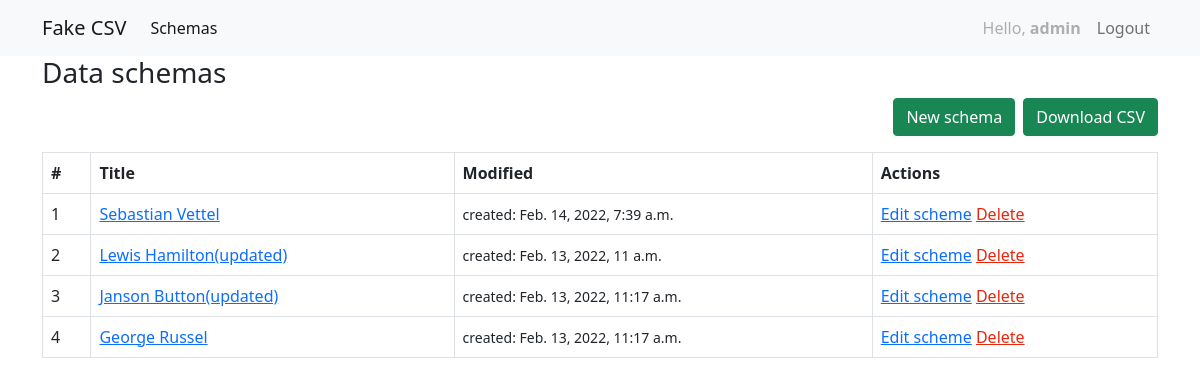
Before: / (signed in) with the older database file.
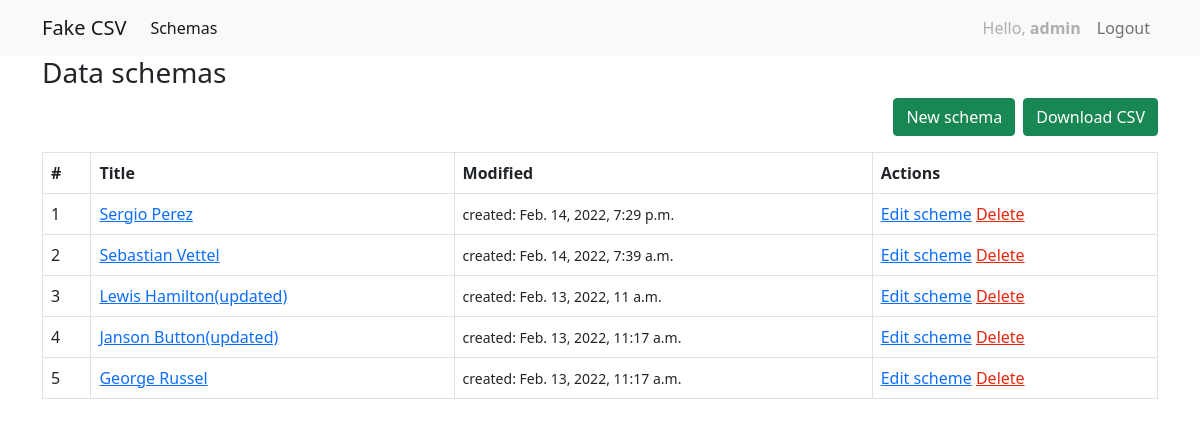
After: the same page with the newer database file.
### fake/models.py (models this page shows, shortened)
class Test(models.Model):
    user = models.ForeignKey(User, on_delete=models.CASCADE, null=True, blank=True)
    name = models.CharField(max_length=50, null=True, blank=True)
    job = models.CharField(max_length=50, null=True, blank=True)
    email = models.EmailField(null=True, blank=True)
    age = models.IntegerField(
        default=1,
        validators=[MaxValueValidator(70), MinValueValidator(16)]
     )
    company = models.CharField(
            max_length=100,
            validators=[MinLengthValidator(2, "Title must be greater than 2 characters")],
    )
    created_at = models.DateTimeField(auto_now_add=True)
    updated_at = models.DateTimeField(auto_now=True)
    class Meta:
        ordering = ['-name']

### fake/views.py (the view)
# urls.py: path('', HomeView.as_view(), name='home'),
class HomeView(LoginRequiredMixin, ListView):
    model = Test
    template_name = 'fake/fake_list.html'
    def get_context_data(self, **kwargs):
        context = super().get_context_data(**kwargs)
        context['object_list'] = context['object_list'].filter(user=self.request.user)
        return context

### fake/templates/fake/fake_list.html (shortened to what this page needs)
{% extends 'fake/base.html' %}
{% block  content %}
<h3 class="d-flex justify-content-start">Data schemas</h3>
<div class="d-grid gap-2 d-md-flex justify-content-md-end">
<a href="{% url 'create' %}"class="btn btn-success">New schema</a>
<a href="{% url 'export_csv' %}"class="btn btn-success">Download CSV</a>
</div>
<div>
    {% if request.user.is_authenticated %}
<table class="table table-hover table-bordered">
    <tr><p>
        <th>#</th>
        <th>Title</th>
        <th>Modified</th>
        <th>Actions</th>
    </tr></p>
    <tr><p>
            {% for test_user in object_list%}
            <td>{{forloop.counter}} </td>
            <td><a href="#">{{test_user.name}}</a></td>
            <td><small>created: {{test_user.created_at }}</small></td>
                <td>
                    <a href="{% url 'update' test_user.id %}">Edit scheme</a>
                    <a href="{% url 'delete' test_user.id %}" class='a-delete'>Delete</a>
                </td>
        </p>
    </tr>
    {%endfor%}
</table></div>
 {% else %}
        <p>Sorry, no items in list. <a href='{% url "create" %}'>Create one?</a><p>
{% endif %}
{% endblock %}

### fake/templates/fake/base.html (shortened to what this page needs)
<!doctype html>
<html lang="en">
  <head>
    <link href="https://cdn.jsdelivr.net/npm/bootstrap@5.1.3/dist/css/bootstrap.min.css" rel="stylesheet">
  </head>
  <body>
    <nav class="navbar navbar-expand-lg navbar-light bg-light">
        <div class="container">
          <a class="navbar-brand" href="#">Fake CSV</a>
          <div class="collapse navbar-collapse" id="navbarSupportedContent">
            <ul class="navbar-nav me-auto mb-2 mb-lg-0">
              <li class="nav-item">
                <a class="nav-link active" aria-current="page" href="{% url 'home' %}">Schemas</a>
              </li>
            </ul>
            <ul class="navbar-nav ml-auto">
                {% if request.user.is_authenticated %}
                    <li class="nav-item">
                        <a class="nav-link disabled">Hello, <b>{{request.user.username }}</b></a>
                    </li>
                <li class="nav-item">
                    <a class="nav-link" href="{% url 'logout' %}">Logout</a>
                </li>
                {% else %}
                    <li class="nav-item">
                        <a class="nav-link" href="{% url 'login' %}">Login</a>
                      </li>
                    {% endif %}
            </ul>
          </div>
        </div>
      </nav>
    <div class='container'>
        {% block  content %}
        {% endblock %}
    </div>
  </body>
</html>

### fake/templates/fake/base.html (style rules this page uses)
.a-delete { color: #e8270e }

Changed rows visible on the page:
added Test: name "Sergio Perez", created_at "Feb. 14, 2022, 7:29 p.m."
